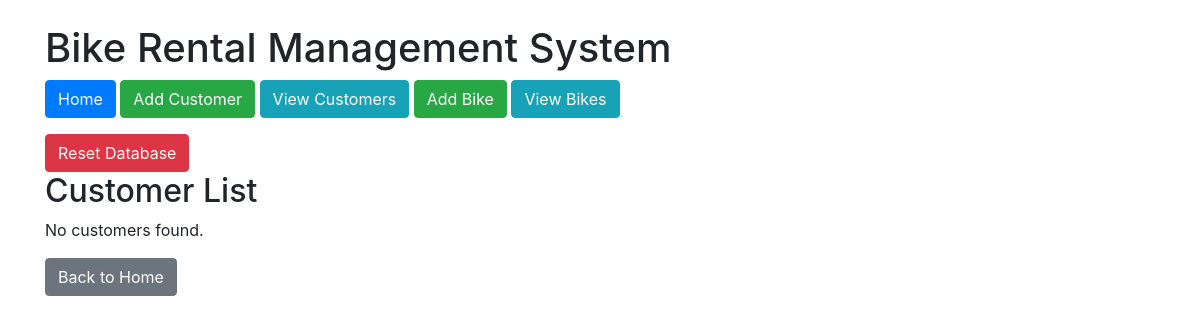
The page /view_customers on the database as committed earlier.
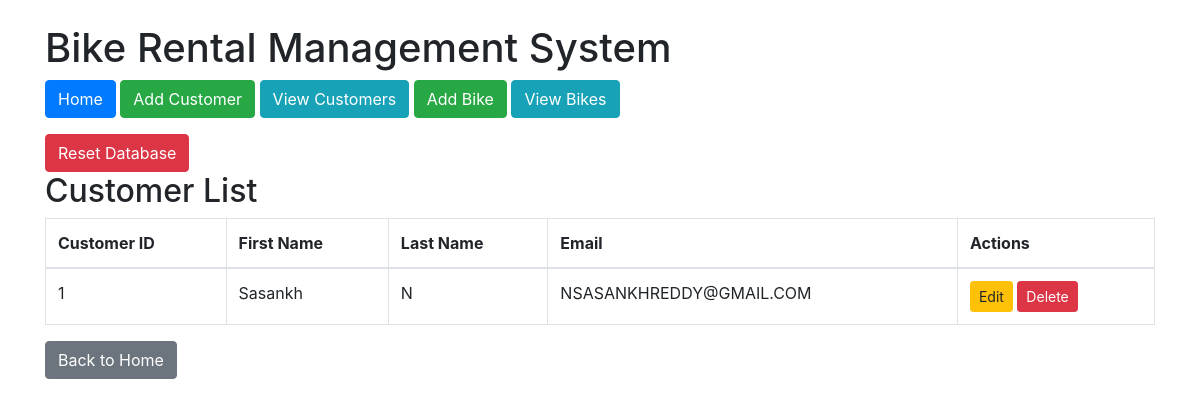
The same page on the database as committed later.
### tables this page shows
CREATE TABLE Customers (
        customer_id INTEGER PRIMARY KEY AUTOINCREMENT,
        first_name TEXT NOT NULL,
        last_name TEXT NOT NULL,
        email TEXT UNIQUE NOT NULL
    );

### app.py (the view)
@app.route('/view_customers')
def view_customers():
    conn = connect_db()
    cursor = conn.cursor()
    cursor.execute("SELECT * FROM Customers")
    customers = cursor.fetchall()
    conn.close()
    return render_template('view_customers.html', customers=customers)

### app.py (called while the page is built)
def connect_db():
    conn = sqlite3.connect('bike_rental.db')
    conn.row_factory = sqlite3.Row  # Allows accessing columns by name
    return conn

### templates/view_customers.html
{% extends "layout.html" %}
{% block content %}
<h2>Customer List</h2>
{% if customers %}
<table class="table table-bordered">
    <thead>
        <tr>
            <th>Customer ID</th>
            <th>First Name</th>
            <th>Last Name</th>
            <th>Email</th>
            <th>Actions</th>
        </tr>
    </thead>
    <tbody>
        {% for customer in customers %}
        <tr>
            <td>{{ customer['customer_id'] }}</td>
            <td>{{ customer['first_name'] }}</td>
            <td>{{ customer['last_name'] }}</td>
            <td>{{ customer['email'] }}</td>
            <td>
                <a href="{{ url_for('edit_customer', customer_id=customer['customer_id']) }}" class="btn btn-warning btn-sm">Edit</a>
                <form action="{{ url_for('delete_customer', customer_id=customer['customer_id']) }}" method="POST" style="display:inline;">
                    <button type="submit" class="btn btn-danger btn-sm">Delete</button>
                </form>
            </td>
        </tr>
        {% endfor %}
    </tbody>
</table>
{% else %}
<p>No customers found.</p>
{% endif %}
<a href="{{ url_for('index') }}" class="btn btn-secondary">Back to Home</a>
{% endblock %}

Rows that differ between the two databases and show on the page:
added Customers: customer_id "1", first_name "Sasankh", last_name "N", email "NSASANKHREDDY@GMAIL.COM"
Other text that changed with them:
text no longer shown: "No customers found."
text now shown: "Customer ID First Name Last Name Email Actions"
